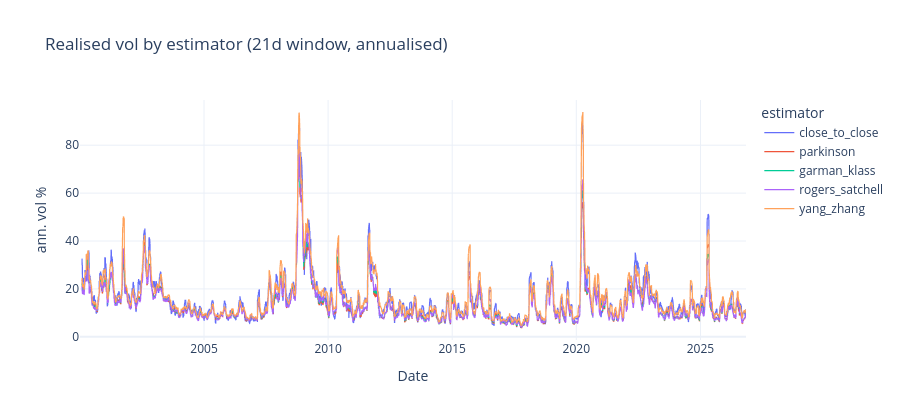
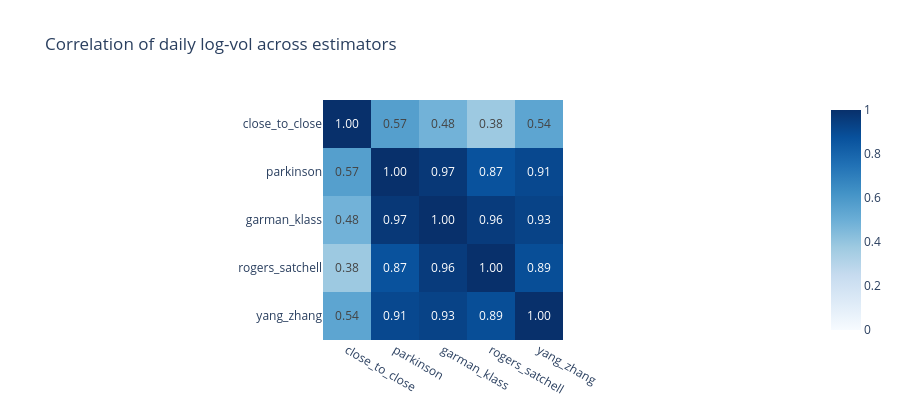

Notebook code for these charts, in order:
### Markdown cell above
## 2 · „Spectrul” volatilității: cinci estimatori

| Estimator | Varianța zilnică | Ce folosește |
|---|---|---|
| Close-to-close | $r_t^2$ | doar închiderea, **include** saltul peste noapte |
| Parkinson | $\ln(H/L)^2 / 4\ln 2$ | intervalul max–min, doar intraday |
| Garman–Klass | $\tfrac12\ln(H/L)^2-(2\ln2-1)\ln(C/O)^2$ | OHLC, doar intraday |
| Rogers–Satchell | $\ln\tfrac HO\ln\tfrac HC+\ln\tfrac LO\ln\tfrac LC$ | OHLC, robust la trend (drift) |
| Yang–Zhang | overnight² + k·deschidere-închidere² + (1−k)·RS | OHLC, **include** saltul peste noapte |

Contează două lucruri mai departe. Primul este **nivelul**: estimatorii doar intraday indică o volatilitate cu ~17% mai mică decât close-to-close, pentru că ratează saltul de peste noapte. La vol-targeting trebuie convertiți înapoi în unități close-to-close, altfel strategia își asumă prea mult risc. Al doilea este **zgomotul**: un singur randament zilnic la pătrat este o măsurătoare foarte zgomotoasă, pe când estimatorii bazați pe interval (range) sunt mult mai stabili. Se vede din autocorelația de lag 1 a log-volatilității.

### Code cell
V = all_daily_variances(df)
display(plots.estimator_table(V))
plots.estimators_chart(V).show()
plots.estimator_corr(V).show()

### Figure 1 — Plotly figure (JSON) as saved in the notebook; plotly's stock layout.template omitted (floating-point values rounded to 4 significant figures; data arrays with more than 128 entries replaced by an {"elided": "..."} marker saying what was removed)
{"data": [{"hovertemplate": "estimator=close_to_close<br>Date=%{x}<br>ann. vol %=%{y}<extra></extra>", "legendgroup": "close_to_close", "line": {"color": "#636efa", "dash": "solid", "width": 1.2}, "marker": {"symbol": "circle"}, "mode": "lines", "name": "close_to_close", "showlegend": true, "type": "scattergl", "x": {"elided": "6749 str values"}, "xaxis": "x", "y": {"elided": "6749 float values"}, "yaxis": "y"}, {"hovertemplate": "estimator=parkinson<br>Date=%{x}<br>ann. vol %=%{y}<extra></extra>", "legendgroup": "parkinson", "line": {"color": "#EF553B", "dash": "solid", "width": 1.2}, "marker": {"symbol": "circle"}, "mode": "lines", "name": "parkinson", "showlegend": true, "type": "scattergl", "x": {"elided": "6749 str values"}, "xaxis": "x", "y": {"elided": "6749 float values"}, "yaxis": "y"}, {"hovertemplate": "estimator=garman_klass<br>Date=%{x}<br>ann. vol %=%{y}<extra></extra>", "legendgroup": "garman_klass", "line": {"color": "#00cc96", "dash": "solid", "width": 1.2}, "marker": {"symbol": "circle"}, "mode": "lines", "name": "garman_klass", "showlegend": true, "type": "scattergl", "x": {"elided": "6749 str values"}, "xaxis": "x", "y": {"elided": "6749 float values"}, "yaxis": "y"}, {"hovertemplate": "estimator=rogers_satchell<br>Date=%{x}<br>ann. vol %=%{y}<extra></extra>", "legendgroup": "rogers_satchell", "line": {"color": "#ab63fa", "dash": "solid", "width": 1.2}, "marker": {"symbol": "circle"}, "mode": "lines", "name": "rogers_satchell", "showlegend": true, "type": "scattergl", "x": {"elided": "6749 str values"}, "xaxis": "x", "y": {"elided": "6749 float values"}, "yaxis": "y"}, {"hovertemplate": "estimator=yang_zhang<br>Date=%{x}<br>ann. vol %=%{y}<extra></extra>", "legendgroup": "yang_zhang", "line": {"color": "#FFA15A", "dash": "solid", "width": 1.2}, "marker": {"symbol": "circle"}, "mode": "lines", "name": "yang_zhang", "showlegend": true, "type": "scattergl", "x": {"elided": "6749 str values"}, "xaxis": "x", "y": {"elided": "6749 float values"}, "yaxis": "y"}], "layout": {"height": 420, "legend": {"title": {"text": "estimator"}, "tracegroupgap": 0}, "title": {"text": "Realised vol by estimator (21d window, annualised)"}, "xaxis": {"anchor": "y", "domain": [0, 1], "title": {"text": "Date"}}, "yaxis": {"anchor": "x", "domain": [0, 1], "title": {"text": "ann. vol %"}}}}

### Figure 2 — Plotly figure (JSON) as saved in the notebook; plotly's stock layout.template omitted (floating-point values rounded to 4 significant figures)
{"data": [{"coloraxis": "coloraxis", "hovertemplate": "x: %{x}<br>y: %{y}<br>color: %{z}<extra></extra>", "name": "0", "texttemplate": "%{z:.2f}", "type": "heatmap", "x": ["close_to_close", "parkinson", "garman_klass", "rogers_satchell", "yang_zhang"], "xaxis": "x", "y": ["close_to_close", "parkinson", "garman_klass", "rogers_satchell", "yang_zhang"], "yaxis": "y", "z": [[1.0, 0.5686, 0.4821, 0.3777, 0.5421], [0.5686, 1.0, 0.9697, 0.8725, 0.9085], [0.4821, 0.9697, 1.0, 0.9567, 0.9296], [0.3777, 0.8725, 0.9567, 1.0, 0.8875], [0.5421, 0.9085, 0.9296, 0.8875, 1.0]]}], "layout": {"coloraxis": {"autocolorscale": false, "cmax": 1, "cmin": 0, "colorscale": [[0, "rgb(247,251,255)"], [0.125, "rgb(222,235,247)"], [0.25, "rgb(198,219,239)"], [0.375, "rgb(158,202,225)"], [0.5, "rgb(107,174,214)"], [0.625, "rgb(66,146,198)"], [0.75, "rgb(33,113,181)"], [0.875, "rgb(8,81,156)"], [1, "rgb(8,48,107)"]]}, "height": 420, "title": {"text": "Correlation of daily log-vol across estimators"}, "xaxis": {"anchor": "y", "constrain": "domain", "domain": [0, 1], "scaleanchor": "y"}, "yaxis": {"anchor": "x", "autorange": "reversed", "constrain": "domain", "domain": [0, 1]}}}
